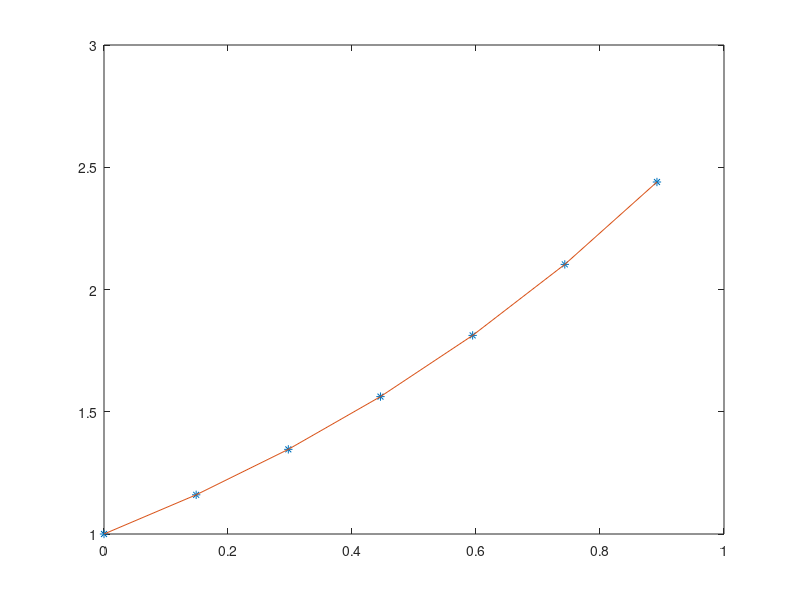
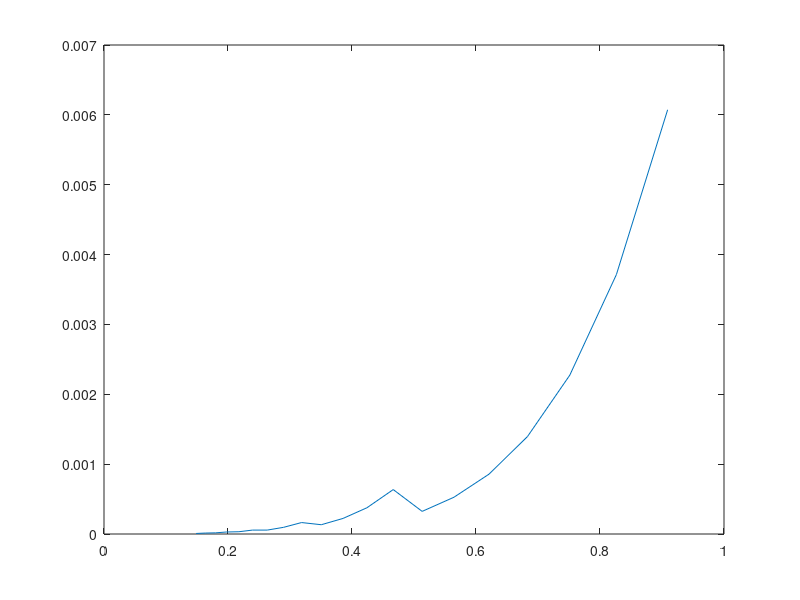
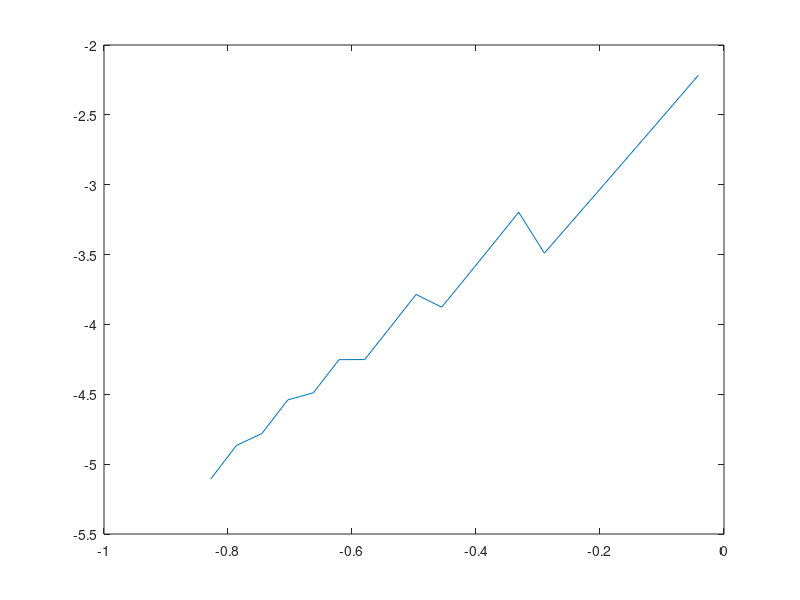

The MATLAB source for these figures, in order:
V = [];
Vh = [];
yy0 = 1;
L = 1;
f = @(x) exp(x);
h = 1;

for i = 1: 20
    y0 = yy0;
    g = [y0];
    h = h/1.1;
    x = [0: h : L];
    for j = 1: L/h
        k1 = y0;
        k2 = y0 + h*k1/2;
        k3 = y0 + h * k2/2;
        k4 = y0 + h * k3;
        f1 = y0 + h*(k1 + 2 * k2 +2 * k3 + k4) / 6
        g = [g f1];
        y0 = f1;
        x = [0:h:L];
    end
    plot(x,g,'*',x, f(x))
    erro = max(abs(g - f(x)))
    V = [V erro];
    Vh = [Vh h];
end
figure()
plot(Vh, V);
figure()
plot(log10(Vh), log10(V));

vetVh = [min(log10(Vh)), max(log10(Vh))]
vetV = [min(log10(V)), max(log10(V))]